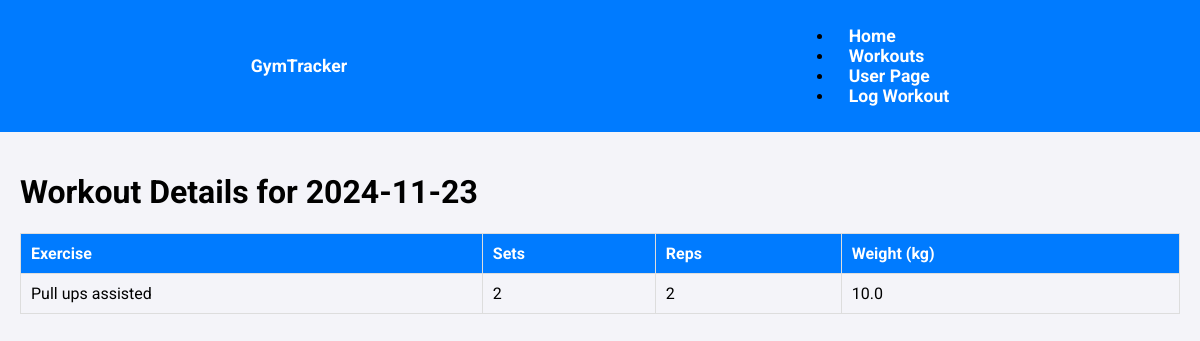
/workout_details/1/2, run on the app's committed database.
### app/models.py (models this page shows)
class Workout(db.Model):
    id = db.Column(db.Integer, primary_key=True)
    date = db.Column(db.DateTime, default=datetime.utcnow, nullable=False)
    user_id = db.Column(db.Integer, db.ForeignKey('user.id'), nullable=False,index=True)
    exercises = db.relationship('Exercise', backref='workout', lazy=True)

class Exercise(db.Model):
    id = db.Column(db.Integer, primary_key=True)
    name = db.Column(db.String(100), nullable=False)
    sets = db.Column(db.Integer, nullable=False)
    repetitions = db.Column(db.Integer, nullable=False)
    weight = db.Column(db.Float, nullable=False)
    workout_id = db.Column(db.Integer, db.ForeignKey('workout.id'), nullable=False,index=True)

### app/routes.py (the view)
@main.route("/workout_details/<int:user_id>/<int:workout_id>")
def workout_details(user_id, workout_id):
    user = User.query.get_or_404(user_id)
    workout = Workout.query.get_or_404(workout_id)
    exercises = Exercise.query.filter_by(workout_id=workout.id).all()
    return render_template(
        "workout_details.html",
        user=user,
        workout=workout,
        exercises=exercises
    )

### app/templates/workout_details.html (shortened to what this page needs)
{% extends "base.html" %}
{% block content %}
<h1>Workout Details for {{ workout.date.strftime('%Y-%m-%d') }}</h1>
<table class="workout-details-table">
    <thead>
        <tr>
            <th>Exercise</th>
            <th>Sets</th>
            <th>Reps</th>
            <th>Weight (kg)</th>
        </tr>
    </thead>
    <tbody>
        {% for exercise in workout.exercises %}
        <tr>
            <td>{{ exercise.name }}</td>
            <td>{{ exercise.sets }}</td>
            <td>{{ exercise.repetitions }}</td>
            <td>{{ exercise.weight }}</td>
        </tr>
        {% else %}
        <tr>
            <td colspan="4">No exercises found for this workout.</td>
        </tr>
        {% endfor %}
    </tbody>
</table>
{% endblock %}

### app/static/css/style.css (style rules this page uses)
body { font-family: 'Roboto', sans-serif; margin: 0; padding: 0; background-color: #f4f4f9; }
table { width: 100%; border-collapse: collapse; margin: 20px 0; }
table th, table td { text-align: left; padding: 10px; border: 1px solid #ddd; }
table th { background-color: #007bff; color: white; }

### data on the page
Workout: date "2024-11-23"
Exercise: name "Pull ups assisted", sets "2", repetitions "2", weight "10.0"
